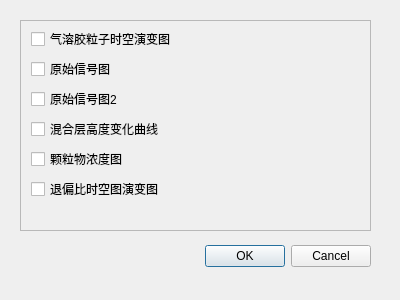
<?xml version="1.0" encoding="UTF-8"?>
<ui version="4.0">
 <class>Dialog_GraphDisplay</class>
 <widget class="QDialog" name="Dialog_GraphDisplay">
  <property name="geometry">
   <rect>
    <x>0</x>
    <y>0</y>
    <width>400</width>
    <height>300</height>
   </rect>
  </property>
  <property name="windowTitle">
   <string>Dialog</string>
  </property>
  <widget class="QDialogButtonBox" name="buttonBox">
   <property name="geometry">
    <rect>
     <x>30</x>
     <y>240</y>
     <width>341</width>
     <height>32</height>
    </rect>
   </property>
   <property name="orientation">
    <enum>Qt::Horizontal</enum>
   </property>
   <property name="standardButtons">
    <set>QDialogButtonBox::Cancel|QDialogButtonBox::Ok</set>
   </property>
  </widget>
  <widget class="QScrollArea" name="scrollArea">
   <property name="geometry">
    <rect>
     <x>20</x>
     <y>20</y>
     <width>351</width>
     <height>211</height>
    </rect>
   </property>
   <property name="widgetResizable">
    <bool>true</bool>
   </property>
   <widget class="QWidget" name="scrollAreaWidgetContents">
    <property name="geometry">
     <rect>
      <x>0</x>
      <y>0</y>
      <width>349</width>
      <height>209</height>
     </rect>
    </property>
    <widget class="QCheckBox" name="checkBox">
     <property name="geometry">
      <rect>
       <x>10</x>
       <y>10</y>
       <width>191</width>
       <height>16</height>
      </rect>
     </property>
     <property name="text">
      <string>气溶胶粒子时空演变图</string>
     </property>
    </widget>
    <widget class="QCheckBox" name="checkBox_2">
     <property name="geometry">
      <rect>
       <x>10</x>
       <y>40</y>
       <width>141</width>
       <height>16</height>
      </rect>
     </property>
     <property name="text">
      <string>原始信号图</string>
     </property>
    </widget>
    <widget class="QCheckBox" name="checkBox_3">
     <property name="geometry">
      <rect>
       <x>10</x>
       <y>70</y>
       <width>141</width>
       <height>16</height>
      </rect>
     </property>
     <property name="text">
      <string>原始信号图2</string>
     </property>
    </widget>
    <widget class="QCheckBox" name="checkBox_4">
     <property name="geometry">
      <rect>
       <x>10</x>
       <y>100</y>
       <width>141</width>
       <height>16</height>
      </rect>
     </property>
     <property name="text">
      <string>混合层高度变化曲线</string>
     </property>
    </widget>
    <widget class="QCheckBox" name="checkBox_5">
     <property name="geometry">
      <rect>
       <x>10</x>
       <y>130</y>
       <width>131</width>
       <height>16</height>
      </rect>
     </property>
     <property name="text">
      <string>颗粒物浓度图</string>
     </property>
    </widget>
    <widget class="QCheckBox" name="checkBox_6">
     <property name="geometry">
      <rect>
       <x>10</x>
       <y>160</y>
       <width>151</width>
       <height>16</height>
      </rect>
     </property>
     <property name="text">
      <string>退偏比时空图演变图</string>
     </property>
    </widget>
   </widget>
  </widget>
 </widget>
 <resources/>
 <connections>
  <connection>
   <sender>buttonBox</sender>
   <signal>accepted()</signal>
   <receiver>Dialog_GraphDisplay</receiver>
   <slot>accept()</slot>
   <hints>
    <hint type="sourcelabel">
     <x>248</x>
     <y>254</y>
    </hint>
    <hint type="destinationlabel">
     <x>157</x>
     <y>274</y>
    </hint>
   </hints>
  </connection>
  <connection>
   <sender>buttonBox</sender>
   <signal>rejected()</signal>
   <receiver>Dialog_GraphDisplay</receiver>
   <slot>reject()</slot>
   <hints>
    <hint type="sourcelabel">
     <x>316</x>
     <y>260</y>
    </hint>
    <hint type="destinationlabel">
     <x>286</x>
     <y>274</y>
    </hint>
   </hints>
  </connection>
 </connections>
</ui>
